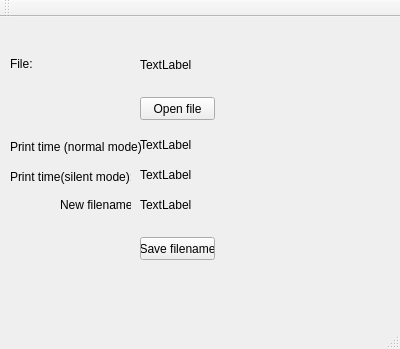
<?xml version="1.0" encoding="UTF-8"?>
<ui version="4.0">
 <class>MainWindow</class>
 <widget class="QMainWindow" name="MainWindow">
  <property name="geometry">
   <rect>
    <x>0</x>
    <y>0</y>
    <width>400</width>
    <height>349</height>
   </rect>
  </property>
  <property name="acceptDrops">
   <bool>true</bool>
  </property>
  <property name="windowTitle">
   <string>Gcode renamer</string>
  </property>
  <widget class="QWidget" name="centralWidget">
   <property name="acceptDrops">
    <bool>true</bool>
   </property>
   <widget class="QPushButton" name="openButton">
    <property name="geometry">
     <rect>
      <x>140</x>
      <y>80</y>
      <width>75</width>
      <height>23</height>
     </rect>
    </property>
    <property name="acceptDrops">
     <bool>true</bool>
    </property>
    <property name="text">
     <string>Open file</string>
    </property>
   </widget>
   <widget class="QLabel" name="label_normalTime">
    <property name="geometry">
     <rect>
      <x>10</x>
      <y>120</y>
      <width>131</width>
      <height>20</height>
     </rect>
    </property>
    <property name="text">
     <string>Print time (normal mode):</string>
    </property>
   </widget>
   <widget class="QLabel" name="printTimeText">
    <property name="geometry">
     <rect>
      <x>140</x>
      <y>120</y>
      <width>221</width>
      <height>16</height>
     </rect>
    </property>
    <property name="text">
     <string>TextLabel</string>
    </property>
   </widget>
   <widget class="QLabel" name="label_newFilename">
    <property name="geometry">
     <rect>
      <x>60</x>
      <y>180</y>
      <width>71</width>
      <height>16</height>
     </rect>
    </property>
    <property name="text">
     <string>New filename:</string>
    </property>
   </widget>
   <widget class="QLabel" name="newFilenameText">
    <property name="geometry">
     <rect>
      <x>140</x>
      <y>180</y>
      <width>241</width>
      <height>16</height>
     </rect>
    </property>
    <property name="text">
     <string>TextLabel</string>
    </property>
   </widget>
   <widget class="QPushButton" name="pushButton_2">
    <property name="geometry">
     <rect>
      <x>140</x>
      <y>220</y>
      <width>75</width>
      <height>23</height>
     </rect>
    </property>
    <property name="text">
     <string>Save filename</string>
    </property>
   </widget>
   <widget class="QLabel" name="filenameText">
    <property name="geometry">
     <rect>
      <x>140</x>
      <y>40</y>
      <width>231</width>
      <height>16</height>
     </rect>
    </property>
    <property name="text">
     <string>TextLabel</string>
    </property>
   </widget>
   <widget class="QLabel" name="label_oriFilename">
    <property name="geometry">
     <rect>
      <x>10</x>
      <y>40</y>
      <width>47</width>
      <height>13</height>
     </rect>
    </property>
    <property name="text">
     <string>File:</string>
    </property>
   </widget>
   <widget class="QLabel" name="printSilentTimeText">
    <property name="geometry">
     <rect>
      <x>140</x>
      <y>150</y>
      <width>221</width>
      <height>16</height>
     </rect>
    </property>
    <property name="text">
     <string>TextLabel</string>
    </property>
   </widget>
   <widget class="QLabel" name="label_silentTime">
    <property name="geometry">
     <rect>
      <x>10</x>
      <y>150</y>
      <width>121</width>
      <height>20</height>
     </rect>
    </property>
    <property name="text">
     <string>Print time(silent mode):</string>
    </property>
   </widget>
  </widget>
  <widget class="QMenuBar" name="menuBar">
   <property name="geometry">
    <rect>
     <x>0</x>
     <y>0</y>
     <width>400</width>
     <height>21</height>
    </rect>
   </property>
  </widget>
  <widget class="QToolBar" name="mainToolBar">
   <attribute name="toolBarArea">
    <enum>TopToolBarArea</enum>
   </attribute>
   <attribute name="toolBarBreak">
    <bool>false</bool>
   </attribute>
  </widget>
  <widget class="QStatusBar" name="statusBar"/>
 </widget>
 <layoutdefault spacing="6" margin="11"/>
 <resources/>
 <connections/>
</ui>
